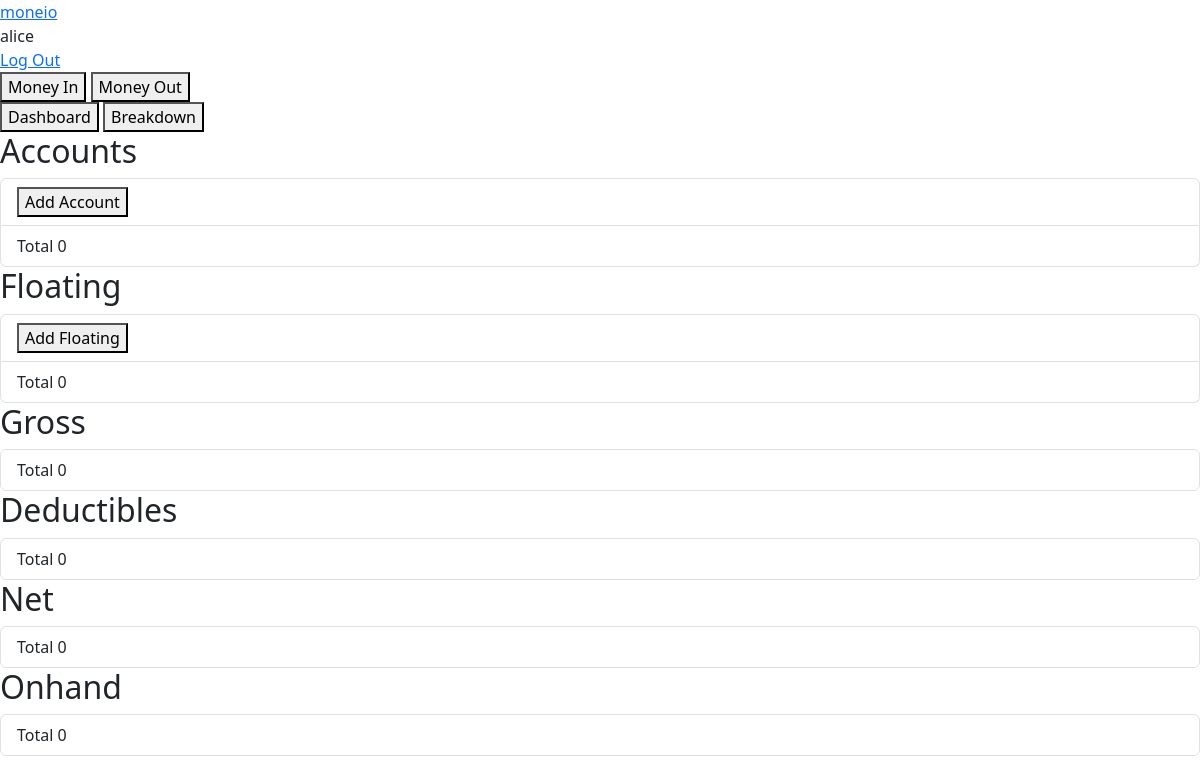
/ (signed in), run on an earlier commit of the app's database.
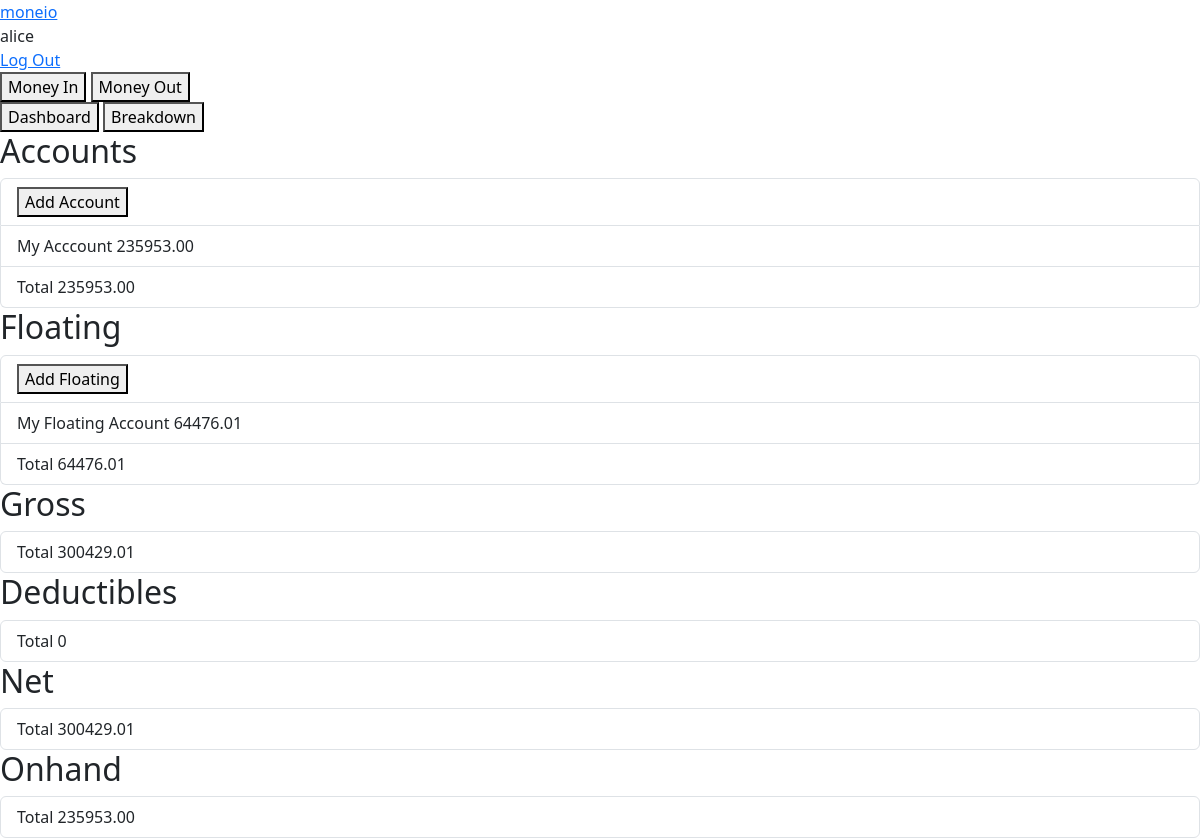
And on a later commit of the database.
### moneio/models.py (models this page shows, shortened)
class User(AbstractUser):
  pass

class Account(models.Model):
  user = models.ForeignKey(User, on_delete=models.CASCADE, related_name="account_user")
  name = models.CharField(max_length=255)
  initial_balance = models.DecimalField(max_digits=12, decimal_places=2)
  initial_balance_date = models.DateField()
  is_floating = models.BooleanField()
  def serialize(self):
    return {
      "name": self.name,
      "balance": self.initial_balance,
      "date": self.initial_balance_date.strftime("%e %B %Y"),
      "is_floating": self.is_floating,
    }

### moneio/views.py (the view)
# urls.py: path("", views.index, name="index"),
  def views(request):
    if request.user.is_authenticated:
      accounts = Account.objects.filter(user=request.user)
      breakdowns = MoneyInOut.objects.filter(user=request.user)
      accounts = [account.serialize() for account in accounts]
      breakdowns = [breakdown.serialize() for breakdown in breakdowns]
      for breakdown in breakdowns:
        for account in accounts:
          if account["name"] == breakdown["account"] and not breakdown["is_deductible"]:
            account["balance"] += breakdown["price"]
      current_total_balance = 0
      current_total_floating = 0
      current_total_deductibles = 0
      for account in accounts:
        if account["is_floating"]:
          current_total_floating += account["balance"]
        else:
          current_total_balance += account["balance"]
      for breakdown in breakdowns:
        if breakdown["is_deductible"]:
          current_total_deductibles += breakdown["price"]
      current_total_gross = current_total_balance + current_total_floating
      current_total_net = current_total_gross - current_total_deductibles
      current_total_onhand = current_total_net - current_total_floating
      return render(request, "moneio/index.html", {
        "data": {
          "accounts": accounts,
          "breakdowns": breakdowns,
          "current_total_balance": current_total_balance,
          "current_total_floating": current_total_floating,
          "current_total_gross": current_total_gross,
          "current_total_deductible": current_total_deductibles,
          "current_total_net": current_total_net,
          "current_total_onhand": current_total_onhand,
        },
      })
    return func(request)

### moneio/templates/moneio/index.html (shortened to what this page needs)
{% extends "moneio/layout.html" %}
{% load static %}
{% block body %}
  <div id="defaultView">
    <div>
      <button id="moneyInBtn">Money In</button>
      <button id="moneyOutBtn">Money Out</button>
    </div>
    <div>
      <button id="dashboardBtn">Dashboard</button>
      <button id="breakdownBtn">Breakdown</button>
    </div>
    <div id="dashboardView">
      <div>
        <h2>Accounts</h2>
        <ul class="list-group">
          <li class="list-group-item">
            <button id="addAccountBtn">Add Account</button>
          </li>
          {% for account in data.accounts %}
            {% if not account.is_floating %}
              <li class="list-group-item">
                <span>{{ account.name }}</span>
                <span>{{ account.balance }}</span>
              </li>
            {% endif %}
          {% endfor %}
          <li class="list-group-item">
            <span>Total</span>
            <span>{{ data.current_total_balance }}</span>
          </li>
        </ul>
      </div>
      <div>
        <h2>Floating</h2>
        <ul class="list-group">
          <li class="list-group-item">
            <button id="addFloatingBtn">Add Floating</button>
          </li>
          {% for account in data.accounts %}
            {% if account.is_floating %}
              <li class="list-group-item">
                <span>{{ account.name }}</span>
                <span>{{ account.balance }}</span>
              </li>
            {% endif %}
          {% endfor %}
          <li class="list-group-item">
            <span>Total</span>
            <span>{{ data.current_total_floating }}</span>
          </li>
        </ul>
      </div>
      <div>
        <h2>Gross</h2>
        <ul class="list-group">
          <li class="list-group-item">
            <span>Total</span>
            <span>{{ data.current_total_gross }}</span>
          </li>
        </ul>
      </div>
      <div>
        <h2>Deductibles</h2>
        <ul class="list-group">
          <li class="list-group-item">
            <span>Total</span>
            <span>{{ data.current_total_deductible }}</span>
          </li>
        </ul>
      </div>
      <div>
        <h2>Net</h2>
        <ul class="list-group">
          <li class="list-group-item">
            <span>Total</span>
            <span>{{ data.current_total_net }}</span>
          </li>
        </ul>
      </div>
      <div>
        <h2>Onhand</h2>
        <ul class="list-group">
          <li class="list-group-item">
            <span>Total</span>
            <span>{{ data.current_total_onhand }}</span>
          </li>
        </ul>
      </div>
    </div>
  </div>
{% endblock %}

### moneio/templates/moneio/layout.html (shortened to what this page needs)
<!DOCTYPE html>
<html lang="en">
<head>
  <link href="https://cdn.jsdelivr.net/npm/bootstrap@5.3.2/dist/css/bootstrap.min.css" rel="stylesheet">
</head>
<body>
  <a href="{% url 'index' %}">moneio</a>
  {% if user.is_authenticated %}
    <div>{{ user.username }}</div>
    <div><a href="{% url 'logout' %}">Log Out</a></div>
  {% else %}
    <a href="{% url 'login' %}">Log In</a>
    <a href="{% url 'register' %}">Register</a>
  {% endif %}
  {% block body %}
  {% endblock %}
</body>
</html>

What changed in the data, as far as the page shows it:
added Account: name "My Acccount", balance "235953.00"
added Account: name "My Floating Account", balance "64476.01"
Also different on the page:
{{ data.current_total_balance }}: "0" → "235953.00"
{{ data.current_total_floating }}: "0" → "64476.01"
{{ data.current_total_gross }}: "0" → "300429.01"
{{ data.current_total_net }}: "0" → "300429.01"
{{ data.current_total_onhand }}: "0" → "235953.00"
